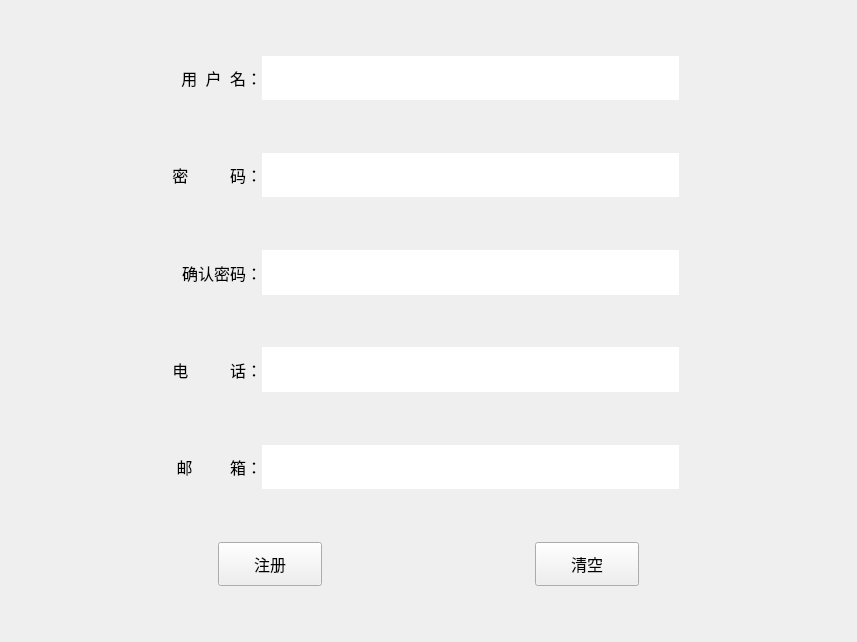
<?xml version="1.0" encoding="UTF-8"?>
<ui version="4.0">
 <class>KRegisterPage</class>
 <widget class="QWidget" name="KRegisterPage">
  <property name="geometry">
   <rect>
    <x>0</x>
    <y>0</y>
    <width>857</width>
    <height>642</height>
   </rect>
  </property>
  <property name="windowTitle">
   <string>KRegisterPage</string>
  </property>
  <layout class="QVBoxLayout" name="verticalLayout_2">
   <item>
    <layout class="QVBoxLayout" name="verticalLayout" stretch="1,1,1,1,1,1,1,1,1,1,1,1,1">
     <property name="spacing">
      <number>8</number>
     </property>
     <item>
      <spacer name="verticalSpacer_6">
       <property name="orientation">
        <enum>Qt::Vertical</enum>
       </property>
       <property name="sizeHint" stdset="0">
        <size>
         <width>20</width>
         <height>40</height>
        </size>
       </property>
      </spacer>
     </item>
     <item>
      <layout class="QHBoxLayout" name="horizontalLayout" stretch="1,2,5,1,1">
       <property name="spacing">
        <number>0</number>
       </property>
       <item>
        <spacer name="horizontalSpacer">
         <property name="orientation">
          <enum>Qt::Horizontal</enum>
         </property>
         <property name="sizeHint" stdset="0">
          <size>
           <width>40</width>
           <height>20</height>
          </size>
         </property>
        </spacer>
       </item>
       <item>
        <widget class="QLabel" name="labelTextPageUserName">
         <property name="font">
          <font>
           <family>Agency FB</family>
           <pointsize>12</pointsize>
          </font>
         </property>
         <property name="text">
          <string>用  户  名：</string>
         </property>
         <property name="alignment">
          <set>Qt::AlignRight|Qt::AlignTrailing|Qt::AlignVCenter</set>
         </property>
        </widget>
       </item>
       <item>
        <widget class="QLineEdit" name="lineEditRegisterPageUser">
         <property name="sizePolicy">
          <sizepolicy hsizetype="Expanding" vsizetype="Expanding">
           <horstretch>0</horstretch>
           <verstretch>0</verstretch>
          </sizepolicy>
         </property>
         <property name="minimumSize">
          <size>
           <width>0</width>
           <height>25</height>
          </size>
         </property>
         <property name="font">
          <font>
           <family>宋体</family>
           <pointsize>12</pointsize>
          </font>
         </property>
         <property name="styleSheet">
          <string notr="true">border:none;</string>
         </property>
         <property name="text">
          <string/>
         </property>
        </widget>
       </item>
       <item>
        <widget class="QLabel" name="labelRegisterPageUser">
         <property name="font">
          <font>
           <family>楷体</family>
           <pointsize>10</pointsize>
          </font>
         </property>
         <property name="styleSheet">
          <string notr="true">color: rgb(255, 0, 0);</string>
         </property>
         <property name="text">
          <string/>
         </property>
        </widget>
       </item>
       <item>
        <spacer name="horizontalSpacer_2">
         <property name="orientation">
          <enum>Qt::Horizontal</enum>
         </property>
         <property name="sizeHint" stdset="0">
          <size>
           <width>40</width>
           <height>20</height>
          </size>
         </property>
        </spacer>
       </item>
      </layout>
     </item>
     <item>
      <spacer name="verticalSpacer">
       <property name="orientation">
        <enum>Qt::Vertical</enum>
       </property>
       <property name="sizeHint" stdset="0">
        <size>
         <width>20</width>
         <height>40</height>
        </size>
       </property>
      </spacer>
     </item>
     <item>
      <layout class="QHBoxLayout" name="horizontalLayout_2" stretch="1,2,5,1,1">
       <property name="spacing">
        <number>0</number>
       </property>
       <item>
        <spacer name="horizontalSpacer_3">
         <property name="orientation">
          <enum>Qt::Horizontal</enum>
         </property>
         <property name="sizeHint" stdset="0">
          <size>
           <width>40</width>
           <height>20</height>
          </size>
         </property>
        </spacer>
       </item>
       <item>
        <widget class="QLabel" name="labelTextPagePwd">
         <property name="font">
          <font>
           <family>Agency FB</family>
           <pointsize>12</pointsize>
          </font>
         </property>
         <property name="text">
          <string>密          码：</string>
         </property>
         <property name="alignment">
          <set>Qt::AlignRight|Qt::AlignTrailing|Qt::AlignVCenter</set>
         </property>
        </widget>
       </item>
       <item>
        <widget class="QLineEdit" name="lineEditRegisterPagePwd">
         <property name="sizePolicy">
          <sizepolicy hsizetype="Expanding" vsizetype="Expanding">
           <horstretch>0</horstretch>
           <verstretch>0</verstretch>
          </sizepolicy>
         </property>
         <property name="minimumSize">
          <size>
           <width>0</width>
           <height>25</height>
          </size>
         </property>
         <property name="font">
          <font>
           <family>宋体</family>
           <pointsize>12</pointsize>
          </font>
         </property>
         <property name="styleSheet">
          <string notr="true">border:none;
</string>
         </property>
         <property name="text">
          <string/>
         </property>
         <property name="echoMode">
          <enum>QLineEdit::Password</enum>
         </property>
        </widget>
       </item>
       <item>
        <widget class="QLabel" name="labelRegisterPagePwd">
         <property name="font">
          <font>
           <family>楷体</family>
           <pointsize>10</pointsize>
          </font>
         </property>
         <property name="styleSheet">
          <string notr="true">color: rgb(255, 0, 0);</string>
         </property>
         <property name="text">
          <string/>
         </property>
        </widget>
       </item>
       <item>
        <spacer name="horizontalSpacer_4">
         <property name="orientation">
          <enum>Qt::Horizontal</enum>
         </property>
         <property name="sizeHint" stdset="0">
          <size>
           <width>40</width>
           <height>20</height>
          </size>
         </property>
        </spacer>
       </item>
      </layout>
     </item>
     <item>
      <spacer name="verticalSpacer_2">
       <property name="orientation">
        <enum>Qt::Vertical</enum>
       </property>
       <property name="sizeHint" stdset="0">
        <size>
         <width>20</width>
         <height>40</height>
        </size>
       </property>
      </spacer>
     </item>
     <item>
      <layout class="QHBoxLayout" name="horizontalLayout_3" stretch="1,2,5,1,1">
       <property name="spacing">
        <number>0</number>
       </property>
       <item>
        <spacer name="horizontalSpacer_5">
         <property name="orientation">
          <enum>Qt::Horizontal</enum>
         </property>
         <property name="sizeHint" stdset="0">
          <size>
           <width>40</width>
           <height>20</height>
          </size>
         </property>
        </spacer>
       </item>
       <item>
        <widget class="QLabel" name="labelTextPwdAgain">
         <property name="font">
          <font>
           <family>Agency FB</family>
           <pointsize>12</pointsize>
          </font>
         </property>
         <property name="text">
          <string>确认密码：</string>
         </property>
         <property name="alignment">
          <set>Qt::AlignRight|Qt::AlignTrailing|Qt::AlignVCenter</set>
         </property>
        </widget>
       </item>
       <item>
        <widget class="QLineEdit" name="lineEditRegisterPagePwdAgain">
         <property name="sizePolicy">
          <sizepolicy hsizetype="Expanding" vsizetype="Expanding">
           <horstretch>0</horstretch>
           <verstretch>0</verstretch>
          </sizepolicy>
         </property>
         <property name="minimumSize">
          <size>
           <width>0</width>
           <height>25</height>
          </size>
         </property>
         <property name="font">
          <font>
           <family>宋体</family>
           <pointsize>12</pointsize>
          </font>
         </property>
         <property name="styleSheet">
          <string notr="true">border:none;
</string>
         </property>
         <property name="text">
          <string/>
         </property>
         <property name="echoMode">
          <enum>QLineEdit::Password</enum>
         </property>
        </widget>
       </item>
       <item>
        <widget class="QLabel" name="labelRegisterPagePwdAgain">
         <property name="font">
          <font>
           <family>楷体</family>
           <pointsize>10</pointsize>
          </font>
         </property>
         <property name="styleSheet">
          <string notr="true">color: rgb(255, 0, 0);</string>
         </property>
         <property name="text">
          <string/>
         </property>
        </widget>
       </item>
       <item>
        <spacer name="horizontalSpacer_6">
         <property name="orientation">
          <enum>Qt::Horizontal</enum>
         </property>
         <property name="sizeHint" stdset="0">
          <size>
           <width>40</width>
           <height>20</height>
          </size>
         </property>
        </spacer>
       </item>
      </layout>
     </item>
     <item>
      <spacer name="verticalSpacer_3">
       <property name="orientation">
        <enum>Qt::Vertical</enum>
       </property>
       <property name="sizeHint" stdset="0">
        <size>
         <width>20</width>
         <height>40</height>
        </size>
       </property>
      </spacer>
     </item>
     <item>
      <layout class="QHBoxLayout" name="horizontalLayout_4" stretch="1,2,5,1,1">
       <property name="spacing">
        <number>0</number>
       </property>
       <item>
        <spacer name="horizontalSpacer_7">
         <property name="orientation">
          <enum>Qt::Horizontal</enum>
         </property>
         <property name="sizeHint" stdset="0">
          <size>
           <width>40</width>
           <height>20</height>
          </size>
         </property>
        </spacer>
       </item>
       <item>
        <widget class="QLabel" name="labelTextPhone">
         <property name="font">
          <font>
           <family>Agency FB</family>
           <pointsize>12</pointsize>
          </font>
         </property>
         <property name="text">
          <string>电          话：</string>
         </property>
         <property name="alignment">
          <set>Qt::AlignRight|Qt::AlignTrailing|Qt::AlignVCenter</set>
         </property>
        </widget>
       </item>
       <item>
        <widget class="QLineEdit" name="lineEditRegisterPagePhone">
         <property name="sizePolicy">
          <sizepolicy hsizetype="Expanding" vsizetype="Expanding">
           <horstretch>0</horstretch>
           <verstretch>0</verstretch>
          </sizepolicy>
         </property>
         <property name="minimumSize">
          <size>
           <width>0</width>
           <height>25</height>
          </size>
         </property>
         <property name="font">
          <font>
           <family>宋体</family>
           <pointsize>12</pointsize>
          </font>
         </property>
         <property name="styleSheet">
          <string notr="true">border:none;</string>
         </property>
         <property name="text">
          <string/>
         </property>
        </widget>
       </item>
       <item>
        <widget class="QLabel" name="labelRegisterPagePhone">
         <property name="font">
          <font>
           <family>楷体</family>
           <pointsize>10</pointsize>
          </font>
         </property>
         <property name="styleSheet">
          <string notr="true">color: rgb(255, 0, 0);</string>
         </property>
         <property name="text">
          <string/>
         </property>
        </widget>
       </item>
       <item>
        <spacer name="horizontalSpacer_8">
         <property name="orientation">
          <enum>Qt::Horizontal</enum>
         </property>
         <property name="sizeHint" stdset="0">
          <size>
           <width>40</width>
           <height>20</height>
          </size>
         </property>
        </spacer>
       </item>
      </layout>
     </item>
     <item>
      <spacer name="verticalSpacer_4">
       <property name="orientation">
        <enum>Qt::Vertical</enum>
       </property>
       <property name="sizeHint" stdset="0">
        <size>
         <width>20</width>
         <height>40</height>
        </size>
       </property>
      </spacer>
     </item>
     <item>
      <layout class="QHBoxLayout" name="horizontalLayout_5" stretch="1,2,5,1,1">
       <property name="spacing">
        <number>0</number>
       </property>
       <item>
        <spacer name="horizontalSpacer_9">
         <property name="orientation">
          <enum>Qt::Horizontal</enum>
         </property>
         <property name="sizeHint" stdset="0">
          <size>
           <width>40</width>
           <height>20</height>
          </size>
         </property>
        </spacer>
       </item>
       <item>
        <widget class="QLabel" name="labelTextMail">
         <property name="font">
          <font>
           <family>Agency FB</family>
           <pointsize>12</pointsize>
          </font>
         </property>
         <property name="text">
          <string>邮         箱：</string>
         </property>
         <property name="alignment">
          <set>Qt::AlignRight|Qt::AlignTrailing|Qt::AlignVCenter</set>
         </property>
        </widget>
       </item>
       <item>
        <widget class="QLineEdit" name="lineEditRegisterPageMail">
         <property name="sizePolicy">
          <sizepolicy hsizetype="Expanding" vsizetype="Expanding">
           <horstretch>0</horstretch>
           <verstretch>0</verstretch>
          </sizepolicy>
         </property>
         <property name="minimumSize">
          <size>
           <width>0</width>
           <height>25</height>
          </size>
         </property>
         <property name="font">
          <font>
           <family>宋体</family>
           <pointsize>12</pointsize>
          </font>
         </property>
         <property name="styleSheet">
          <string notr="true">border:none;</string>
         </property>
         <property name="text">
          <string/>
         </property>
        </widget>
       </item>
       <item>
        <widget class="QLabel" name="labelRegisterPageMail">
         <property name="font">
          <font>
           <family>楷体</family>
           <pointsize>10</pointsize>
          </font>
         </property>
         <property name="styleSheet">
          <string notr="true">color: rgb(255, 0, 0);</string>
         </property>
         <property name="text">
          <string/>
         </property>
        </widget>
       </item>
       <item>
        <spacer name="horizontalSpacer_10">
         <property name="orientation">
          <enum>Qt::Horizontal</enum>
         </property>
         <property name="sizeHint" stdset="0">
          <size>
           <width>40</width>
           <height>20</height>
          </size>
         </property>
        </spacer>
       </item>
      </layout>
     </item>
     <item>
      <spacer name="verticalSpacer_5">
       <property name="orientation">
        <enum>Qt::Vertical</enum>
       </property>
       <property name="sizeHint" stdset="0">
        <size>
         <width>20</width>
         <height>40</height>
        </size>
       </property>
      </spacer>
     </item>
     <item>
      <layout class="QHBoxLayout" name="horizontalLayout_6" stretch="2,1,2,1,2">
       <item>
        <spacer name="horizontalSpacer_11">
         <property name="orientation">
          <enum>Qt::Horizontal</enum>
         </property>
         <property name="sizeHint" stdset="0">
          <size>
           <width>40</width>
           <height>20</height>
          </size>
         </property>
        </spacer>
       </item>
       <item>
        <widget class="QPushButton" name="btnRegisterPageRegister">
         <property name="sizePolicy">
          <sizepolicy hsizetype="Minimum" vsizetype="Expanding">
           <horstretch>0</horstretch>
           <verstretch>0</verstretch>
          </sizepolicy>
         </property>
         <property name="font">
          <font>
           <family>Agency FB</family>
           <pointsize>12</pointsize>
          </font>
         </property>
         <property name="text">
          <string>注册</string>
         </property>
         <property name="shortcut">
          <string>Return</string>
         </property>
        </widget>
       </item>
       <item>
        <spacer name="horizontalSpacer_12">
         <property name="orientation">
          <enum>Qt::Horizontal</enum>
         </property>
         <property name="sizeHint" stdset="0">
          <size>
           <width>40</width>
           <height>20</height>
          </size>
         </property>
        </spacer>
       </item>
       <item>
        <widget class="QPushButton" name="btnRegisterPageClear">
         <property name="sizePolicy">
          <sizepolicy hsizetype="Minimum" vsizetype="Expanding">
           <horstretch>0</horstretch>
           <verstretch>0</verstretch>
          </sizepolicy>
         </property>
         <property name="font">
          <font>
           <family>Agency FB</family>
           <pointsize>12</pointsize>
           <weight>50</weight>
           <bold>false</bold>
          </font>
         </property>
         <property name="text">
          <string>清空</string>
         </property>
         <property name="shortcut">
          <string>Return</string>
         </property>
        </widget>
       </item>
       <item>
        <spacer name="horizontalSpacer_13">
         <property name="orientation">
          <enum>Qt::Horizontal</enum>
         </property>
         <property name="sizeHint" stdset="0">
          <size>
           <width>40</width>
           <height>20</height>
          </size>
         </property>
        </spacer>
       </item>
      </layout>
     </item>
     <item>
      <spacer name="verticalSpacer_7">
       <property name="orientation">
        <enum>Qt::Vertical</enum>
       </property>
       <property name="sizeHint" stdset="0">
        <size>
         <width>20</width>
         <height>40</height>
        </size>
       </property>
      </spacer>
     </item>
    </layout>
   </item>
  </layout>
 </widget>
 <layoutdefault spacing="6" margin="11"/>
 <resources/>
 <connections/>
</ui>
